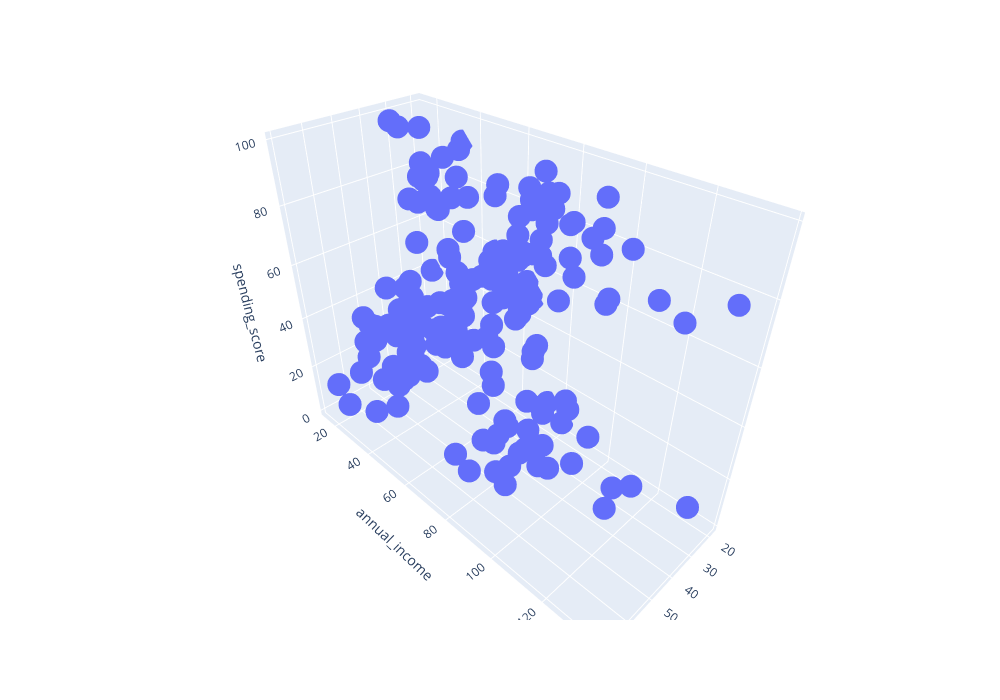

Notebook code for this chart:
### Markdown cell above
Дубликатов нет, поэтому идём дальше.

3
Чтобы мы могли визуально оценивать результаты кластеризации, будем проводить её по трём признакам, а именно: годовой заработок, коэффициент покупательской способности и возраст. Визуализируем распределение данных:

### Code cell
import plotly
import plotly.express as px

# передаём датафрейм и поля, которые нужно использовать для осей абсцисс, ординат и аппликат
fig = px.scatter_3d(
    data_frame=df, 
    x = 'age', 
    y = 'annual_income', 
    z = 'spending_score', 
    width=1000,
    height=700
)

#отображаем график
fig.show()

### Figure 1 — Plotly figure (JSON) as saved in the notebook; plotly's stock layout.template omitted (floating-point values rounded to 4 significant figures; data arrays with more than 128 entries replaced by an {"elided": "..."} marker saying what was removed)
{"data": [{"hovertemplate": "age=%{x}<br>annual_income=%{y}<br>spending_score=%{z}<extra></extra>", "legendgroup": "", "marker": {"color": "#636efa", "symbol": "circle"}, "mode": "markers", "name": "", "scene": "scene", "showlegend": false, "type": "scatter3d", "x": {"elided": "200 int values"}, "y": {"elided": "200 int values"}, "z": {"elided": "200 int values"}}], "layout": {"height": 700, "legend": {"tracegroupgap": 0}, "margin": {"t": 60}, "scene": {"domain": {"x": [0, 1], "y": [0, 1]}, "xaxis": {"title": {"text": "age"}}, "yaxis": {"title": {"text": "annual_income"}}, "zaxis": {"title": {"text": "spending_score"}}}, "width": 1000}}
